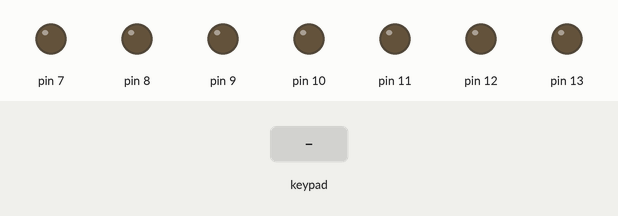
Simulated run of this sketch. Board: Arduino Uno, built with avr-gcc and run on an emulated ATmega328P. Parts: output pins drawn as LEDs (lit = HIGH). The inputs (shaded band) are chosen by the test bench.

Above: at 1.2 s.
1.3 s: key '*' pressed
At 2.9 s:
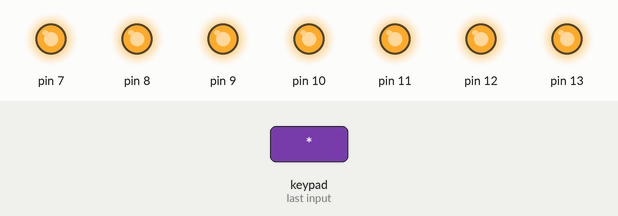
4.3 s: keypad keys 3 2 1 0 pressed 0.4 s apart
At 6.9 s:
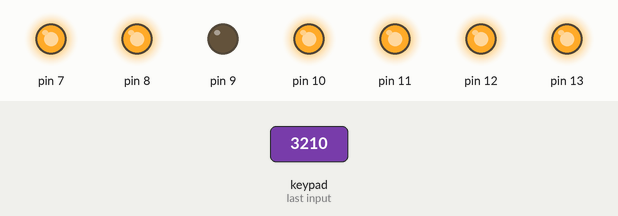
7.4 s: key '4' pressed
At 8.5 s:
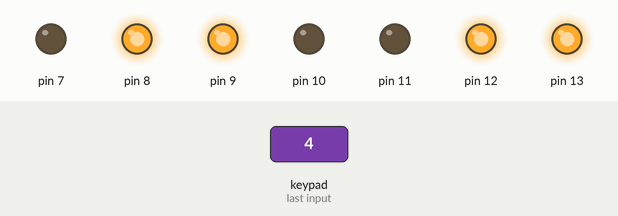
8.9 s: keypad keys 4 5 6 pressed 0.4 s apart
At 10.3 s:
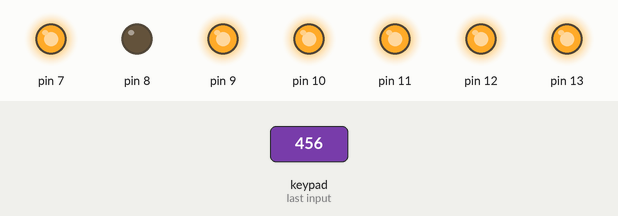
11.6 s: key '7' pressed
At 12.8 s:
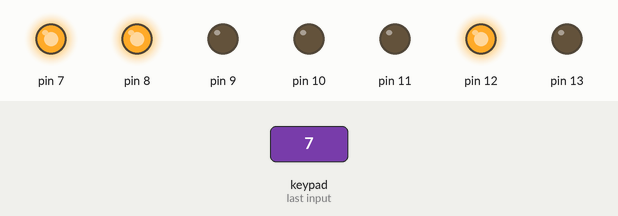
13.1 s: keypad keys 1 3 9 7 pressed 0.4 s apart
At 13.3 s:
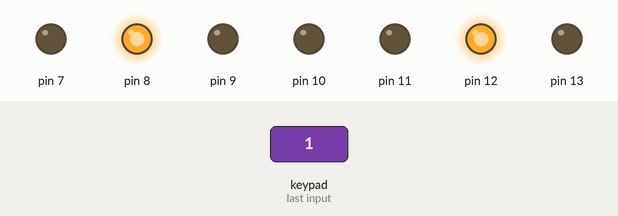
Timing chart, 0 to 16.1 s (numbered marks = the images above; inputs shaded):
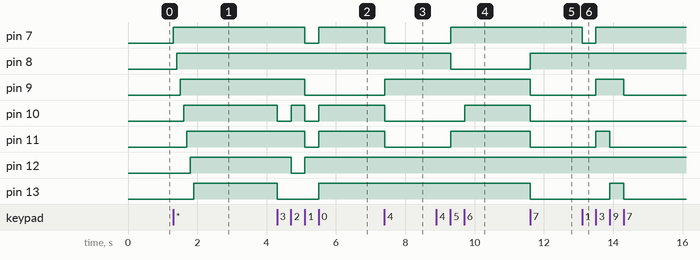

The sketch:

keyinput_code.ino
```cpp
#include <Keypad.h>  //library needed
const byte numRows= 4; //number of rows on the keypad
const byte numCols= 3; //number of columns on the keypad
//keymap defines the key pressed according to the row and columns just as appears on the keypad
char keymap[numRows][numCols]=
{
{'1', '2', '3'},
{'4', '5', '6'},
{'7', '8', '9'},         //array initialisation
{'*', '0', '#'}
};
byte rowPins[numRows] = {3, 2, 1, 0}; //Rows 0 to 4 //if you modify your pins you should modify this too
byte colPins[numCols]= {4, 5, 6}; //Columns 0 to 3
char keypressed;
Keypad myKeypad= Keypad(makeKeymap(keymap), rowPins, colPins, numRows, numCols);
void setup() {
  for(int i=7; i<=13; i++)
  pinMode(i,OUTPUT);
}

void loop() {
  keypressed = myKeypad.getKey();
  if (keypressed != NO_KEY){
    for(int i=7; i<=13; i++)
    digitalWrite(i,LOW);
    if (keypressed == '1'){
      digitalWrite(8,HIGH); digitalWrite(12,HIGH);
    }
    if (keypressed == '2'){
      for(int i=7; i<=11; i++) if (i!=12 && i!=13)
      digitalWrite(i,HIGH);
    }
    if (keypressed == '3'){
      for(int i=7; i<=13; i++) if (i!=13 && i!=10)
      digitalWrite(i,HIGH);
    }
    if (keypressed == '4'){
      digitalWrite(8,HIGH); digitalWrite(9,HIGH); digitalWrite(12,HIGH); digitalWrite(13,HIGH);
    }
    if (keypressed == '5'){
      for(int i=7; i<=13; i++) if (i!=8 && i!=10)
      digitalWrite(i,HIGH);
    }
    if (keypressed == '6'){
      for(int i=7; i<=13; i++) if (i!=8)
      digitalWrite(i,HIGH);
    }
    if (keypressed == '7'){
      digitalWrite(7,HIGH); digitalWrite(8,HIGH); digitalWrite(12,HIGH);
    }
    if (keypressed == '8'){
      for(int i=7; i<=13; i++)
      digitalWrite(i,HIGH);
    }
    if (keypressed == '9'){
      for(int i=7; i<=13; i++) if (i!=10 && i!=11)
      digitalWrite(i,HIGH);
    }
    if (keypressed == '0'){
      for(int i=7; i<=13; i++) if (i!=9)
      digitalWrite(i,HIGH);
    }
    if (keypressed == '*' || keypressed == '#'){
      for(int i=7; i<=13; i++){
      digitalWrite(i,HIGH); delay(100); }
    }
  }
}
```

Measured:
- after the input at 1.3 s, pin 7: LOW → HIGH at once; pin 8: LOW → HIGH after 0.10 s; pin 9: LOW → HIGH after 0.20 s; pin 10: LOW → HIGH after 0.30 s; pin 11: LOW → HIGH after 0.40 s
- after the input at 4.3 s, pin 7, pin 11: HIGH → LOW after 0.80 s, → HIGH 0.40 s later; pin 9: HIGH → LOW after 0.80 s; pin 10: alternates HIGH for 0.39 s and LOW for 0.40 s, 4 changes in all, then stays HIGH, starting at once; pin 12: HIGH → LOW after 0.41 s, → HIGH 0.39 s later; pin 13: HIGH → LOW at once, → HIGH 1.2 s later
- after the input at 7.4 s, pin 7, pin 10, pin 11: HIGH → LOW at once; pin 9: LOW → HIGH at once
- after the input at 8.9 s, pin 7, pin 11: LOW → HIGH after 0.41 s; pin 8: HIGH → LOW after 0.41 s; pin 10: LOW → HIGH after 0.81 s
- after the input at 11.6 s, pin 8: LOW → HIGH at once; pin 9–11, pin 13: HIGH → LOW at once
- after the input at 13.1 s, pin 7: HIGH → LOW at once, → HIGH 0.39 s later; pin 9: LOW → HIGH after 0.40 s, → LOW 0.81 s later; pin 11: LOW → HIGH after 0.40 s, → LOW 0.40 s later; pin 13: LOW → HIGH after 0.80 s, → LOW 0.40 s later
